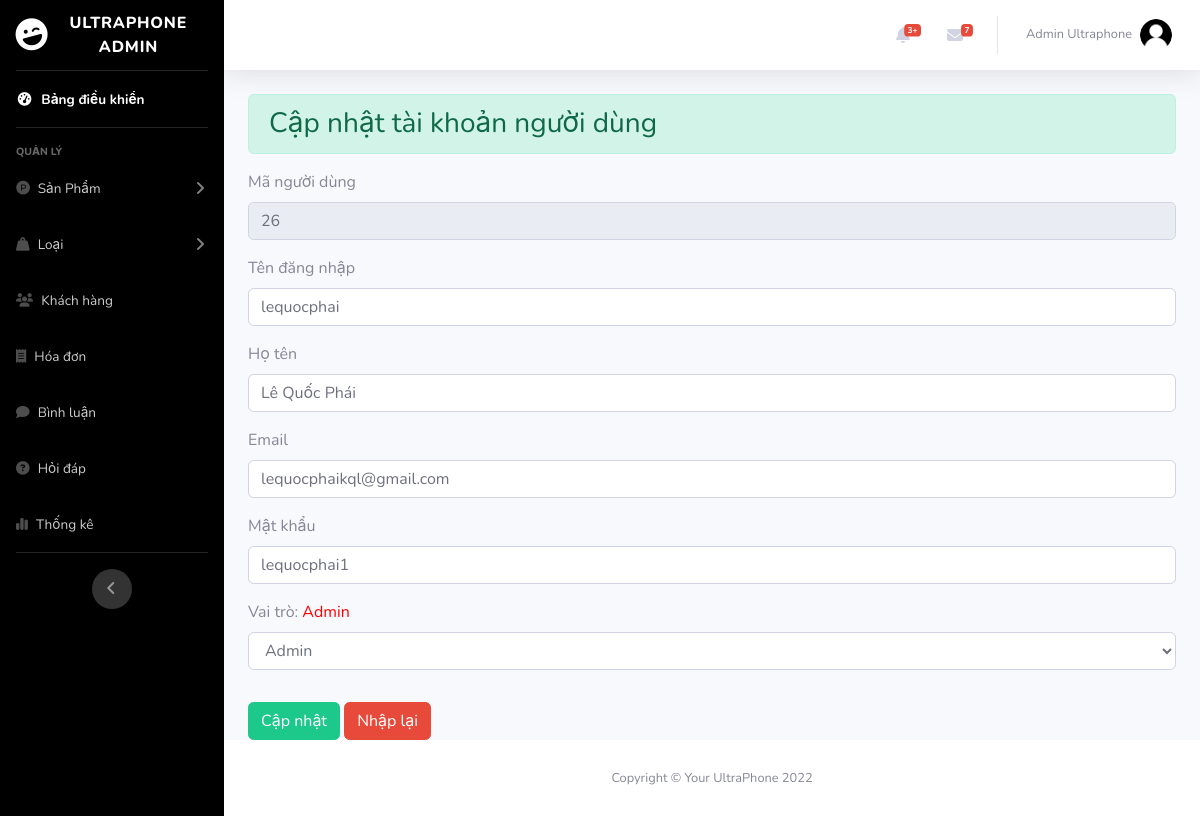
The page /admin/index.php?act=edit_user&id_user=26 (signed in) on the database its author committed.
### tables this page shows
CREATE TABLE `user` (
  `id_user` int(11) NOT NULL,
  `user_name` varchar(50) NOT NULL,
  `password` varchar(50) NOT NULL,
  `full_name` varchar(255) NOT NULL,
  `sex` tinyint(4) NOT NULL DEFAULT 0,
  `email_user` varchar(255) NOT NULL,
  `address` varchar(255) NOT NULL,
  `phone_user` varchar(25) NOT NULL,
  `img_user` varchar(255) NOT NULL,
  `register_date` date DEFAULT NULL,
  `last_login` date DEFAULT NULL,
  `role` tinyint(1) NOT NULL DEFAULT 0
);

### admin/controller/controller.php (called while the page is built)
<?php
function render($path, $data = [])
{
    extract($data);
    $view = "view/" . $path . ".php";
    include_once $view;
}

### admin/model/pdo.php (called while the page is built, shortened)
<?php
function pdo_get_connection(){
    $dburl = "mysql:host=127.0.0.1;dbname=ultraphone;charset=utf8";
    $username = 'root';
    $password = '';
    $conn = new PDO($dburl, $username, $password);
    $conn->setAttribute(PDO::ATTR_ERRMODE, PDO::ERRMODE_EXCEPTION);
    return $conn;
}
function pdo_query_one($sql){
    $sql_args = array_slice(func_get_args(), 1);
    try{
        $conn = pdo_get_connection();
        $stmt = $conn->prepare($sql);
        $stmt->execute($sql_args);
        $row = $stmt->fetch(PDO::FETCH_ASSOC);
        return $row;
    }
    catch(PDOException $e){
        throw $e;
    }
    finally{
        unset($conn);
    }
}

### admin/model/nguoidung.php (called while the page is built, shortened)
<?php
function loadone_user($id_user)
{
    $sql = "SELECT * FROM user WHERE id_user=" . $id_user;
    $user = pdo_query_one($sql);
    return $user;
}

### admin/view/update_user.php (the view, shortened to what this page needs)
<?php include_once "header.php" ?>
<body id="page-top">
  <div id="wrapper">
    <?php include_once "nav.php" ?>
    <div class="container-fluid">
      <div>
        <h3 class="alert alert-success">Cập nhật tài khoản người dùng</h3>
      </div>
      <div class="form-addcate">
        <form action="index.php?act=update_user" method="post">
          <?php if (is_array($user))
            extract($user);
          ?>
          <div class="form-group mt-3">
            <label for="formGroupExampleInput" class="font-lb">Mã người dùng</label>
            <input type="text" name="id_user" class="form-control" placeholder="Mã KH(auto increase)" value="<?= $id_user ?>" disabled>
          </div>
          <div class="form-group mt-3">
            <label for="formGroupExampleInput" class="font-lb">Tên đăng nhập</label>
            <input type="text" name="user_name" class="form-control" placeholder="Nhập tên dùng để đăng nhập" value="<?= $user_name ?>">
          </div>
          <div class="form-group mt-3">
            <label for="formGroupExampleInput" class="font-lb">Họ tên</label>
            <input type="text" name="full_name" class="form-control" placeholder="Nhập họ và tên người dùng" value="<?= $full_name ?>">
          </div>
          <div class="form-group mt-3">
            <label for="formGroupExampleInput" class="font-lb">Email</label>
            <input type="email" name="email_user" class="form-control" placeholder="Nhập email người dùng" value="<?= $email_user ?>">
          </div>
          <div class="form-group mt-3">
            <label for="formGroupExampleInput" class="font-lb">Mật khẩu</label>
            <input type="text" name="password" class="form-control" placeholder="Nhập mật khẩu muốn thay đổi" value="<?= $password ?>">
          </div>
          <div class="form-group">
            <label for="">Vai trò: <span style="color:red">
                <?php if ($role == 1) {
                  echo "Admin";
                } else {
                  echo "Thành viên";
                } ?></span></label>
            <select required class="form-control" name="role" id="">
              <?php $arr = array('0' => 'Thành Viên', '1' => 'Admin'); ?>
              <?php foreach ($arr as $key => $value) { ?>
                <option value="<?php echo $key; ?>" <?php echo $key ==  $role ? ' selected="selected"' : ''; ?>><?php echo $value; ?></option>
              <?php } ?>
            </select>
          </div>
          <div class="wrap-btn">
            <input type="submit" name="btn_update" class="btn btn-success mt-3" value="Cập nhật">
            <input type="reset" class="btn btn-danger mt-3" value="Nhập lại">
          </div>
        </form>
      </div>
    </div>
  </div>
  <?php include_once "footer.php" ?>

### rows shown on the page
user: id_user "26", user_name "lequocphai", full_name "Lê Quốc Phái", email_user "lequocphaikql@gmail.com", password "lequocphai1", role "Admin"

### other values the page prints
$_SESSION['admin']['full_name'] "Admin Ultraphone"
